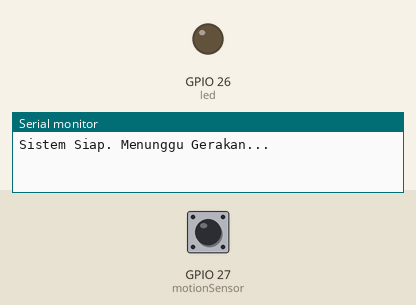
Bench run of a sketch on a simulated ESP32. Parts: output pins drawn as LEDs (lit = HIGH), the last lines printed to the serial monitor. The inputs (shaded band) are chosen by the test bench; at power-on: GPIO 27 (motionSensor) LOW.

Above: at 1.2 s.
1.3 s: GPIO 27 (motionSensor) pulsed HIGH 5 times (0.12 s each, 0.3 s apart)
At 3.3 s:
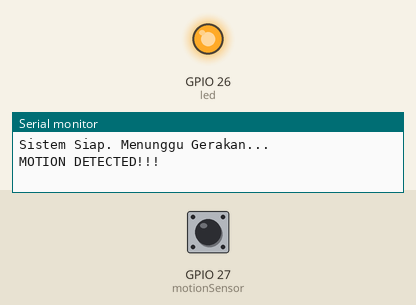
Timing chart, 0 to 23.7 s (numbered marks = the images above; inputs shaded):
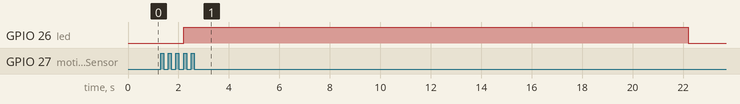

The sketch:

motion.ino
```cpp
#include <Arduino.h>

const uint8_t led = 26;
const uint8_t motionSensor = 27;

unsigned long now;
volatile unsigned long lastTrigger = 0;
volatile bool startTimer = false;
bool printMotion = false;

const unsigned long timeSeconds = 20 * 1000UL; // Waktu nyala lampu

// --- DEBOUNCE LOGIC ---
// Mencegah trigger berulang dalam waktu singkat (misal: 2 detik)
const unsigned long debounceTime = 2000;
volatile unsigned long lastInterruptTime = 0;

void ARDUINO_ISR_ATTR motionISR() {
  unsigned long interruptTime = millis();
  // Jika trigger baru terjadi kurang dari 2 detik dari trigger sebelumnya, ABAIKAN.
  if (interruptTime - lastInterruptTime > debounceTime) {
    lastTrigger = millis();
    startTimer = true;
    lastInterruptTime = interruptTime;
  }
}

void setup() {
  Serial.begin(115200);

  // PENTING: Gunakan INPUT biasa
  pinMode(motionSensor, INPUT);

  // Pastikan kabel Data masuk ke GPIO 27
  attachInterrupt(digitalPinToInterrupt(motionSensor), motionISR, RISING);

  pinMode(led, OUTPUT);
  digitalWrite(led, LOW);

  Serial.println("Sistem Siap. Menunggu Gerakan...");
}

void loop() {
  now = millis();

  // Nyalakan LED
  if (startTimer && !printMotion) {
    digitalWrite(led, HIGH);
    Serial.println("MOTION DETECTED!!!");
    printMotion = true;
  }

  // Matikan LED setelah 20 detik
  if (startTimer && (now - lastTrigger > timeSeconds)) {
    Serial.println("Motion stopped...");
    digitalWrite(led, LOW);
    startTimer = false;
    printMotion = false;
  }
}
```

Measured:
- after the input at 1.3 s, GPIO 26 (led): LOW → HIGH after 0.90 s, → LOW 20.0 s later
